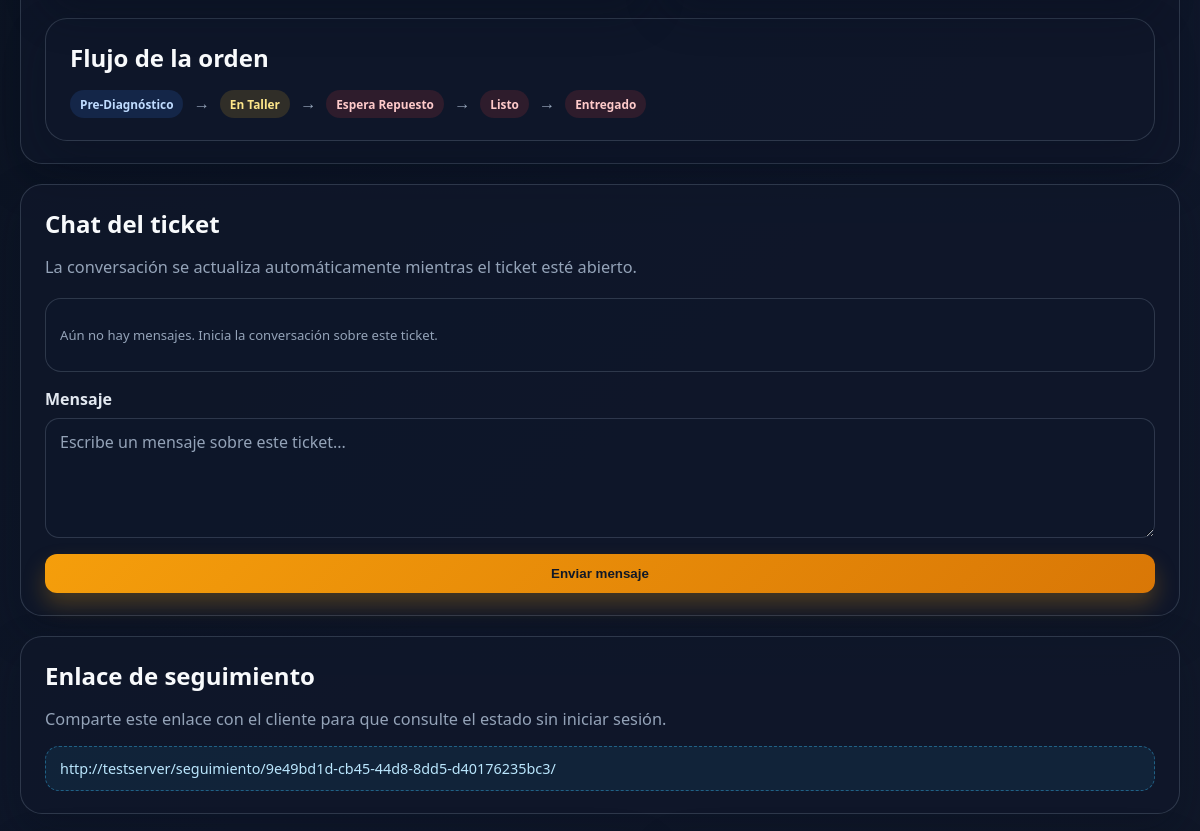
The app's page /workshop/orden/4/ (signed in, middle part), older data.
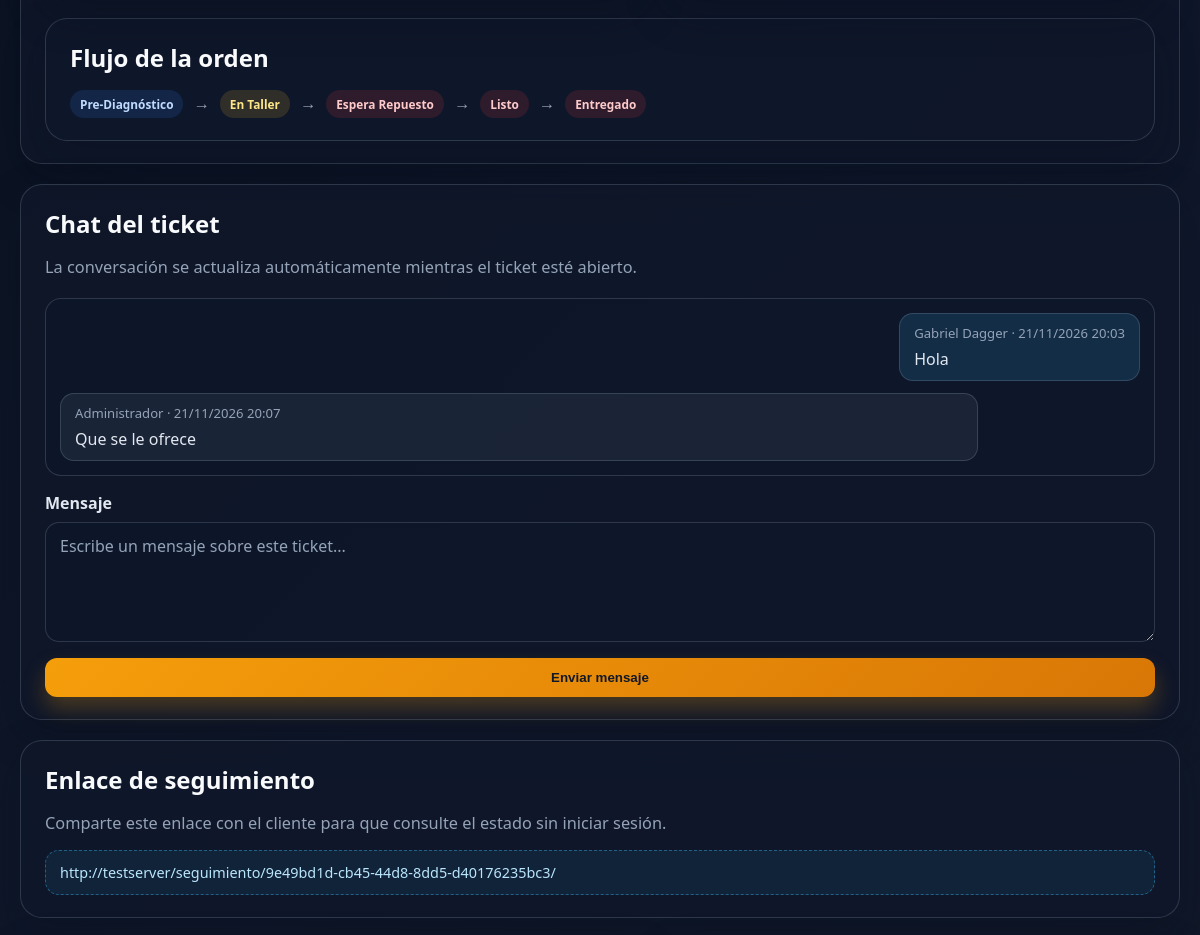
The same page, newer data.
### workshop/models.py (models this page shows, shortened)
class MensajeOrden(models.Model):
    orden = models.ForeignKey(OrdenFalla, on_delete=models.CASCADE, related_name='mensajes', verbose_name='Orden')
    autor = models.ForeignKey(settings.AUTH_USER_MODEL, on_delete=models.PROTECT, verbose_name='Autor')
    contenido = models.TextField('Mensaje')
    creado_en = models.DateTimeField('Enviado', auto_now_add=True)
    class Meta:
        ordering = ('creado_en', 'pk')
        verbose_name = 'Mensaje de orden'
        verbose_name_plural = 'Mensajes de orden'

### workshop/views.py (the view)
# urls.py: path('orden/<int:orden_id>/', views.orden_detalle, name='orden_detalle'),
@login_required
def orden_detalle(request, orden_id):
    orden = get_object_or_404(
        OrdenFalla.objects.select_related(
            'cliente', 'mecanico_asignado', 'vehiculo', 'taller'
        ).prefetch_related(
            'items_presupuesto', 'evidencias', 'etiquetas', 'analisis_ia',
            'mensajes__autor',
        ),
        pk=orden_id,
    )
    if not puede_ver_orden(request.user, orden):
        raise PermissionDenied
    admin_operativo = es_admin_operativo(request.user)
    tecnico_asignado = es_tecnico(request.user) and orden.mecanico_asignado_id == request.user.id
    cliente_dueno = orden.cliente_id == request.user.id
    puede_cambiar_estado = puede_editar_estado(request.user, orden)
    puede_operar = admin_operativo or tecnico_asignado
    puede_evidenciar = puede_operar or cliente_dueno
    config_distribucion = getattr(orden, 'config_distribucion', None)
    codigos_estado = [codigo for codigo, _ in ESTADO_CHOICES]
    indice_actual = codigos_estado.index(orden.estado)
    context = {
        'title': f'Orden {orden.codigo_orden}',
        'orden': orden,
        'es_admin_operativo': admin_operativo,
        'es_tecnico_asignado': tecnico_asignado,
        'es_cliente_dueno': cliente_dueno,
        'puede_cambiar_estado': puede_cambiar_estado,
        'puede_operar': puede_operar,
        'puede_evidenciar': puede_evidenciar,
        'form_estado': CambioEstadoForm(orden=orden) if puede_cambiar_estado else None,
        'form_mecanico': AsignarMecanicoForm(instance=orden) if admin_operativo else None,
        'form_item': ItemPresupuestoForm() if puede_operar else None,
        'form_evidencia': EvidenciaSintomaForm() if puede_evidenciar else None,
        'mensaje_form': MensajeOrdenForm(),
        'mensajes': orden.mensajes.select_related('autor').all(),
        'usuario_id': request.user.id,
        'ultimo_analisis': orden.analisis_ia.first(),
        'config_distribucion': config_distribucion,
        'workflow': [
            {
                'codigo': codigo,
                'etiqueta': etiqueta,
                'completado': indice <= indice_actual,
                'actual': indice == indice_actual,
            }
            for indice, (codigo, etiqueta) in enumerate(ESTADO_CHOICES)
        ],
        'total_presupuesto': sum(
            (item.subtotal for item in orden.items_presupuesto.all()), Decimal('0')
        ),
    }
    return render(request, 'workshop/orden_detalle.html', context)

### workshop/forms.py
class EvidenciaSintomaForm(forms.ModelForm):
    class Meta:
        model = EvidenciaSintoma
        fields = ['archivo_audio', 'imagen', 'narrativa_cliente', 'nivel_riesgo']
        widgets = {
            'narrativa_cliente': forms.Textarea(attrs={
                'rows': 4,
                'placeholder': 'Describe el ruido, la vibración, la luz o el comportamiento del vehículo.',
            }),
            'archivo_audio': forms.ClearableFileInput(attrs={
                'accept': 'audio/*',
                'capture': 'microphone',
            }),
            'imagen': forms.ClearableFileInput(attrs={
                'accept': 'image/*',
                'capture': 'environment',
            }),
        }

class MensajeOrdenForm(forms.ModelForm):
    class Meta:
        model = MensajeOrden
        fields = ['contenido']
        labels = {'contenido': 'Mensaje'}
        widgets = {
            'contenido': forms.Textarea(attrs={
                'rows': 3,
                'placeholder': 'Escribe un mensaje sobre este ticket...',
            }),
        }

### accounts/permissions.py (called while the page is built)
def es_tecnico(user):
    return user.is_authenticated and rol_de(user) in ROLES_TECNICO

### templates/workshop/orden_detalle.html (shortened to what this page needs)
{% extends 'base.html' %}
{% block content %}
<div class="panel">
    <div class="panel" style="margin-top: 20px;">
        <h2>Flujo de la orden</h2>
        <div class="actions">
            {% for paso in workflow %}
                <span class="status {% if paso.actual %}warning{% elif not paso.completado %}danger{% endif %}">
                    {{ paso.etiqueta }}
                </span>
                {% if not forloop.last %}<span class="subtitle">→</span>{% endif %}
            {% endfor %}
        </div>
    </div>
</div>
<div id="chat-ticket" style="margin-top: 20px;">
    {% include 'workshop/_chat.html' %}
</div>
{% if es_admin_operativo or es_cliente_dueno %}
<div class="panel" style="margin-top: 20px;">
    <h2>Enlace de seguimiento</h2>
    {% if orden.token_vigente %}
        <p class="subtitle">Comparte este enlace con el cliente para que consulte el estado sin iniciar sesión.</p>
        <div class="token-box">{{ request.scheme }}://{{ request.get_host }}{% url 'seguimiento_publico' orden.token_publico %}</div>
    {% else %}
        <div class="message error">El enlace de seguimiento está expirado. Un administrador puede regenerarlo.</div>
    {% endif %}
</div>
{% endif %}
{% endblock %}

### templates/workshop/_mensajes_orden.html
{% for mensaje in mensajes %}
<article class="chat-message{% if mensaje.autor_id == usuario_id %} mine{% endif %}">
    <div class="chat-meta">
        {{ mensaje.autor.get_full_name|default:mensaje.autor.username }}
        · {{ mensaje.creado_en|date:'d/m/Y H:i' }}
    </div>
    <p>{{ mensaje.contenido|linebreaksbr }}</p>
</article>
{% empty %}
<p class="chat-empty">Aún no hay mensajes. Inicia la conversación sobre este ticket.</p>
{% endfor %}

Row changes from the older to the newer data that the page shows:
added MensajeOrden: autor.get_full_name "Gabriel Dagger", creado_en "21/11/2026 20:03", contenido "Hola"
added MensajeOrden: autor.get_full_name "Administrador", creado_en "21/11/2026 20:07", contenido "Que se le ofrece"
Text that changed along with them:
text no longer shown: "Aún no hay mensajes. Inicia la conversación sobre este ticket."
